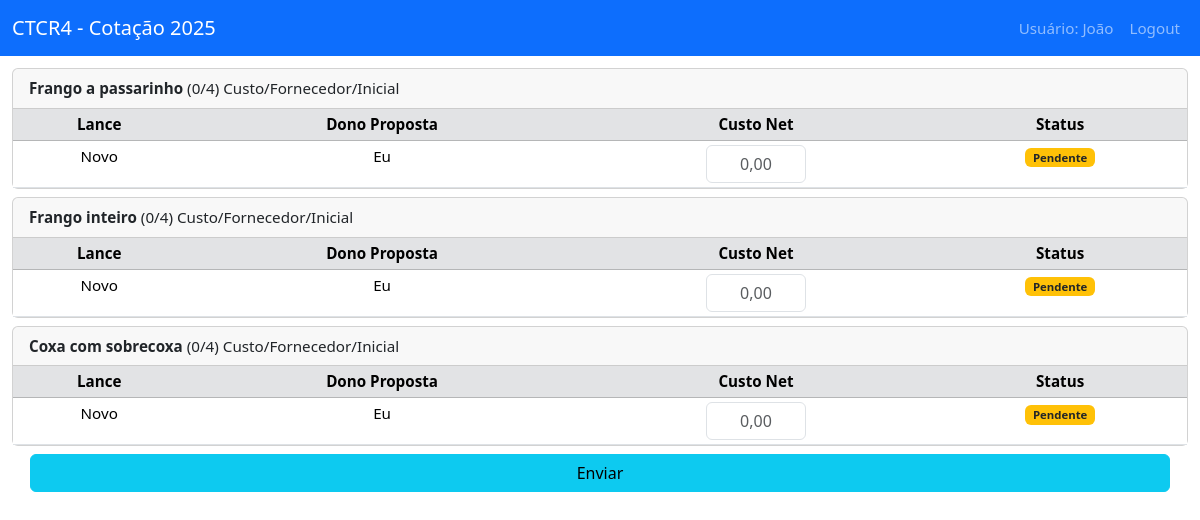
The app's page /cotacao/3 (signed in) with its own data.
### appCotacao/models.py (models this page shows, shortened)
class Cotacao(models.Model):
    OPCOES_STATUS =(
        (100, 'Fornecedor Não Trabalha com este produto'),
        (0, 'Custo/Fornecedor/Inicial'),
        (1, 'Custo/Carrefour'),
        (2, 'Custo/Fornecedor'),
        (50, 'Custo/Fornecedor/Aceitar|Recusar'),
        (101, 'Negociação de Custo cancelada'),
        (5, 'Aguardando Carrefour'),
        (6, 'Volume/Aguardando:Fornecedor'),
        (7, 'Volume/Aguardando:Carrefour'),
        (51, 'Volume/Fornecedor/Aceitar|Recusar'),
        (102,'Cotação Cancelada'),
        (10, 'Cotação Finalizada'),
    )
    projeto = models.ForeignKey(Projeto, on_delete=models.CASCADE)
    produto = models.ForeignKey(Produto, on_delete=models.CASCADE)
    fornecedor = models.ForeignKey(CustomUser, on_delete=models.CASCADE)
    status = models.SmallIntegerField(null=True, choices=OPCOES_STATUS, default=0)
    qtd_max_lances = models.SmallIntegerField(default=4)
    lances_old = models.ManyToManyField(Lance)
    historico_lances = models.JSONField(null=True,default=list)
    custo = models.DecimalField(default=Decimal("0.0"), max_digits=5 ,decimal_places=2)
    class Meta:
        unique_together  = [["produto", "fornecedor", "projeto"]]

class Projeto(models.Model):
    nome = models.CharField(max_length=200, unique=True)
    start = models.DateField()
    fim = models.DateField(null=True)
    fornecedores = models.ManyToManyField(CustomUser,
                                        limit_choices_to={'is_active': True,
                                                          'is_superuser': False,
                                                          "is_staff": False})
    produtos = models.ManyToManyField(Produto)

class CustomUser(AbstractUser):
    nome_fornecedor = models.CharField(max_length=100, unique=True)
    contrato = models.DecimalField(default=Decimal("0.0"), max_digits=5, decimal_places=2)

class Produto(models.Model):
    descricao = models.CharField(max_length=100, unique=True)
    def __str__(self) -> str:
        return self.descricao

### appCotacao/views.py (the view, shortened to what this page needs)
# urls.py: path('cotacao/<int:projeto_id>', views.CotacaoView.as_view(), name="cotacao"),
class CotacaoView(ListView):
    model = Cotacao
    template_name = 'appCotacao/cotacao.html'
    context_object_name = 'cotacoes'
    def get_queryset(self) -> QuerySet[Any]:
        qr = super().get_queryset()
        projeto_id = self.kwargs['projeto_id']
        if (self.request.user.is_staff):
            self.fornecedor = CustomUser.objects.get(pk=self.kwargs['fornecedor_id'])
        else:
            self.fornecedor = self.request.user
        return qr.filter(fornecedor=self.fornecedor, projeto_id=projeto_id)
    def get_context_data(self, **kwargs: Any):
        context =  super().get_context_data(**kwargs)
        ResponderCotacaoFormSet = formset_factory(FormRespostaCotacao, extra=0)
        initial_data = [{'cotacao_id': cotacao.id, 'cotacao': cotacao} for cotacao in self.get_queryset()]
        context['formset'] = ResponderCotacaoFormSet(initial=initial_data)
        context['tem_cotacao_aberta'] = any([cotacao.status in range(3) for cotacao in self.get_queryset()])
        return context

### appCotacao/templatetags/customtags.py (called while the page is built)
@register.filter
def exibir_proposta_contraproposta(status, user):
    cotando = status >= 0 and status <= 2
    primeiro_lance = status == 0
    usuario_carrefour = user.is_staff
    return cotando and (not(primeiro_lance and usuario_carrefour))

### appCotacao/templates/appCotacao/cotacao.html (shortened to what this page needs)
{% extends 'appCotacao/base.html' %}
{% load customtags %}
{% block content %}
<form method="post" id="meuFormulario">
    {% for form in formset %}
    {% with cotacao=form.cotacao %}
    <div class="card mb-2">
      <div class="card-header">
        <strong>{{cotacao.produto}}</strong>
        <span >({{cotacao.lances_old.all|length}}/{{ cotacao.qtd_max_lances }})</span>
        <span >
          {{cotacao.get_status_display}}</span>
      </div>
      <div class="card-body p-0">
        <table class="table table-sm mb-0" name="c-{{cotacao.id}}">
          <thead class="table-secondary">
            <tr>
              <th scope="col" class="text-center">Lance</th>
              <th scope="col" class="text-center">Dono Proposta</th>
              <th scope="col" class="text-center">Custo Net</th>
              <th scope="col" class="text-center">Status</th>
            </tr>
          </thead>
          <tbody>
            {%if cotacao.status|exibir_proposta_contraproposta:user %}
              <tr id="novo-lance" {%if not cotacao.status == 0%} style="display: none;" {%endif%}>
                <td class="text-center">Novo</td>
                <td class="text-center">Eu</td>
                <td class="text-center">{{form.novo_custo}}</td>
                <td class="text-center"><span class="badge bg-warning text-dark">Pendente</span></td>
              </tr>
            {%else%}
            {% comment %} manter a compatibilidade de ter uma linha {% endcomment %}
              <tr style="display: none;">
                {% if cotacao.status == 2%}<td colspan="4"> {{form.novo_custo}}</td>{%endif%}</tr>
            {% endif %}
          </tbody>
        </table>
        </div>
      </div>
    {% endwith %}
    {% endfor %}
    {% if tem_cotacao_aberta %}
    <div class="mt-2 container">
      <div class="row">
        <input class="btn btn-info pull-right" type="submit" value="Enviar" id="methodForm">
      </div>
    </div>
    {%endif%}
 </form>
 {% endblock %}

### appCotacao/templates/appCotacao/base.html (shortened to what this page needs)
<!doctype html>
{% load static %}
<html lang="pt" {% block ativarangular %}{% endblock %}>
<head>
    <link href="https://cdn.jsdelivr.net/npm/bootstrap@5.3.3/dist/css/bootstrap.min.css" rel="stylesheet"
>
    <link rel="stylesheet" href="https://cdn.jsdelivr.net/npm/bootstrap-icons@1.7.2/font/bootstrap-icons.css">
</head>
<body>
    <nav class="navbar navbar-expand-lg navbar-dark bg-primary fixed-top">
      <div class="container-fluid">
        <a class="navbar-brand" href="#">CTCR4 - {{ cotacoes.0.projeto.nome }}</a>
        <div class="collapse navbar-collapse" id="navbarSupportedContent">
          <ul class="navbar-nav ms-auto">
            <li class="nav-item">
              <span class="nav-link">
                Usuário: {{ user.first_name }}
              </span>
            </li>
            {% if user.is_authenticated %}
            <li class="nav-item">
              <a class="nav-link" href="{% url 'logout'%}">Logout</a>
            </li>
            {%endif%}
          </ul>
        </div>
      </div>
    </nav>
    <br/> </br> </br>
    <div class="container-fluid">
        {% block content %}
        {% endblock %}
    </div>
</body>
</html>

### appCotacao/templates/appCotacao/cotacao.html (style rules this page uses)
input[type=number] { -moz-appearance: textfield; }

### records on screen
Cotacao: projeto.nome "Cotação 2025", produto "Frango a passarinho", lances_old.all|length "0", qtd_max_lances "4", status "Custo/Fornecedor/Inicial"
CustomUser: first_name "João"
Cotacao: produto "Frango inteiro", lances_old.all|length "0", qtd_max_lances "4", status "Custo/Fornecedor/Inicial"
Cotacao: produto "Coxa com sobrecoxa", lances_old.all|length "0", qtd_max_lances "4", status "Custo/Fornecedor/Inicial"
